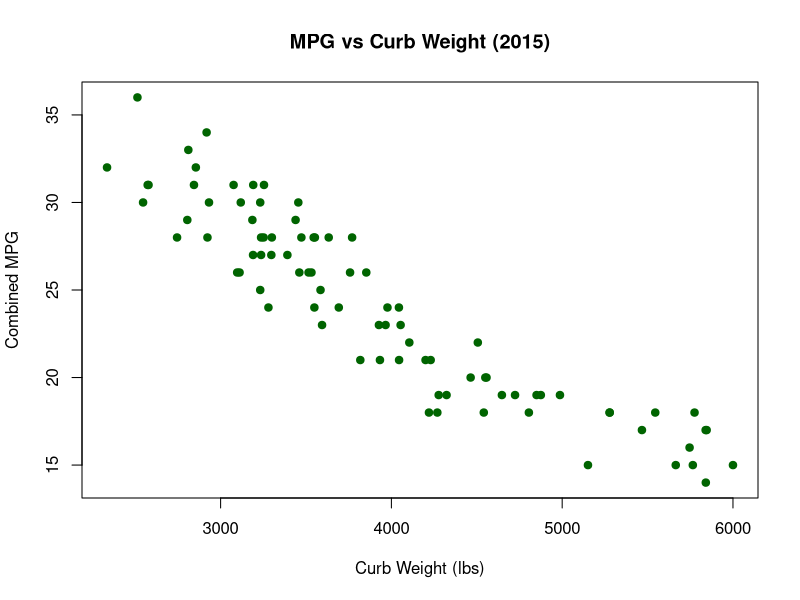
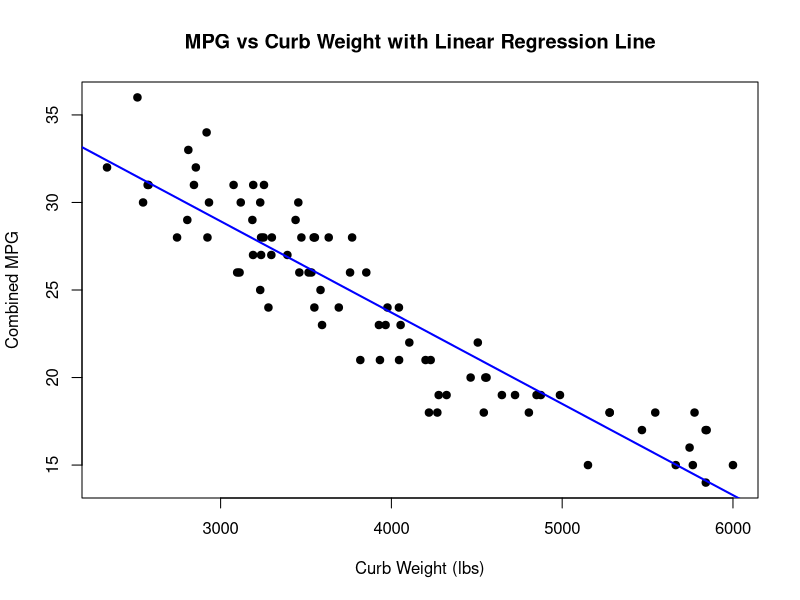

Recreate these plots in R, in order.
## ---- chunk 1
mpgdata <- read.csv("Activity7CarData2015.csv")
## ---- chunk 2

# code for part (a)

# combined mpg vs weight
plot(mpgdata$CURB.WEIGHT.2015, mpgdata$COMBINED.MPG.2015,
     main = "MPG vs Curb Weight (2015)",
     xlab = "Curb Weight (lbs)",
     ylab = "Combined MPG",
     pch = 19, col = "darkgreen")



## ---- chunk 3

# fitting the linear regression model
model <- lm(COMBINED.MPG.2015 ~ CURB.WEIGHT.2015, data = mpgdata)

# producing a new scatter plot
plot(mpgdata$CURB.WEIGHT.2015, mpgdata$COMBINED.MPG.2015,
    main = "MPG vs Curb Weight with Linear Regression Line",
    xlab = "Curb Weight (lbs)",
    ylab = "Combined MPG",
    pch=19
)

# adding the regression line
abline(model, col='blue', lwd=2)

# obtaining summary of the model
summary(model)


## ---- chunk 4

# fetching the data
honda_crv = mpgdata[mpgdata$MAKE == 'Honda'  & mpgdata$MODEL == "CR-V",]

# retrieving the actual and predicted MPG
actual_mpg <- honda_crv$COMBINED.MPG.2015
predicted_mpg <- predict(model, newdata = honda_crv)

# calculating the residual
residual_value <- actual_mpg - predicted_mpg
print(residual_value)


## ---- chunk 5
# code for part (g)

# finding the confidence interval
confint(model)


